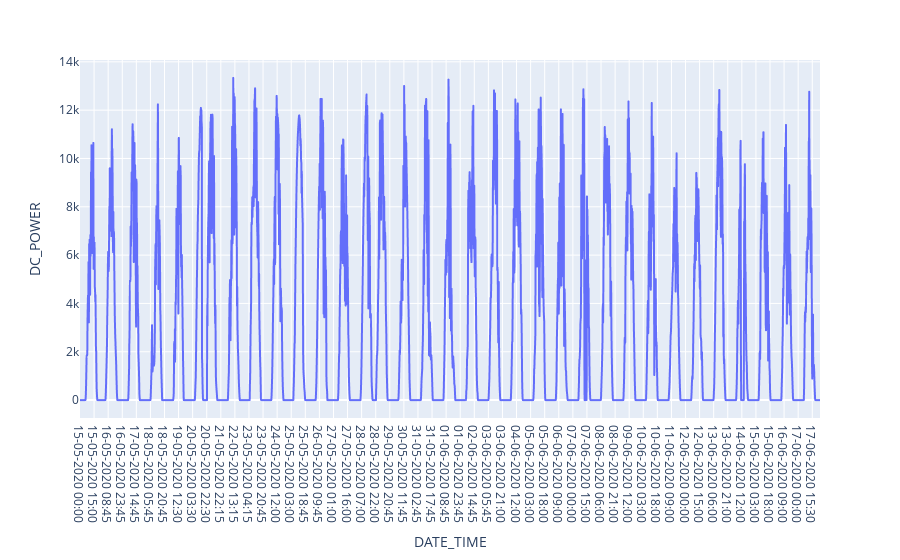

Source (notebook cell):
### Code cell
px.line(df_dc_power, x=df_dc_power.index, y='DC_POWER')

### Figure 1 — Plotly figure (JSON) as saved in the notebook; plotly's stock layout.template omitted (floating-point values rounded to 4 significant figures; data arrays with more than 128 entries replaced by an {"elided": "..."} marker saying what was removed)
{"data": [{"hovertemplate": "DATE_TIME=%{x}<br>DC_POWER=%{y}<extra></extra>", "legendgroup": "", "line": {"color": "#636efa", "dash": "solid"}, "marker": {"symbol": "circle"}, "mode": "lines", "name": "", "showlegend": false, "type": "scattergl", "x": {"elided": "3154 str values"}, "xaxis": "x", "y": {"elided": "3154 float values"}, "yaxis": "y"}], "layout": {"autosize": true, "legend": {"tracegroupgap": 0}, "margin": {"t": 60}, "xaxis": {"anchor": "y", "autorange": true, "domain": [0, 1], "range": [0, 3153], "title": {"text": "DATE_TIME"}, "type": "category"}, "yaxis": {"anchor": "x", "autorange": true, "domain": [0, 1], "range": [-740.8, 14080.0], "title": {"text": "DC_POWER"}, "type": "linear"}}}
